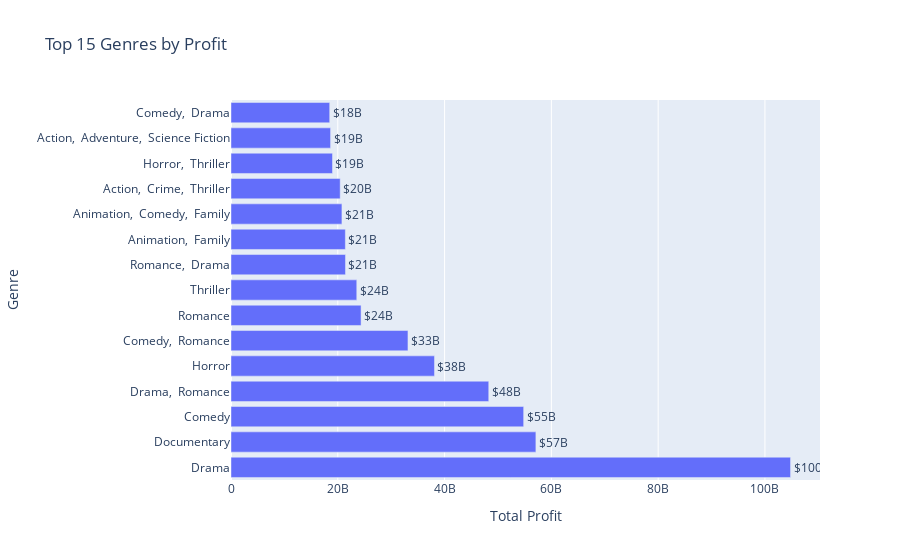

The notebook cell saved with this chart:
### Markdown cell above
# Top 15 Genres by Profit

### Code cell
genre_profit = df.groupby('Genre')['Profit'].sum().reset_index()
top_15_genre_profit = genre_profit.sort_values(by='Profit', ascending=False).head(15)
fig = px.bar(
    top_15_genre_profit,
    x='Profit',
    y='Genre',
    title='Top 15 Genres by Profit',
    labels={'Genre': 'Genre', 'Profit': 'Total Profit'},
    text=top_15_genre_profit['Profit'] / 1e9,
)
fig.update_traces(texttemplate='$%{text:.2s}B', textposition='outside')
fig.update_xaxes(categoryorder='total ascending')  # Sort by ascending profit
fig.show()

### Figure 1 — Plotly figure (JSON) as saved in the notebook; plotly's stock layout.template omitted (floating-point values rounded to 4 significant figures)
{"data": [{"alignmentgroup": "True", "hovertemplate": "Total Profit=%{x}<br>Genre=%{y}<br>text=%{text}<extra></extra>", "legendgroup": "", "marker": {"color": "#636efa", "pattern": {"shape": ""}}, "name": "", "offsetgroup": "", "orientation": "h", "showlegend": false, "text": [104.8, 57.1, 54.81, 48.27, 38.11, 33.14, 24.36, 23.55, 21.44, 21.42, 20.77, 20.45, 19.01, 18.65, 18.48], "textposition": "outside", "texttemplate": "$%{text:.2s}B", "type": "bar", "x": [104800000000.0, 57100000000.0, 54809957203, 48270000000.0, 38110000000.0, 33140000000.0, 24360000000.0, 23550000000.0, 21440000000.0, 21418617024, 20770000000.0, 20450000000.0, 19006914619, 18650000000.0, 18480000000.0], "xaxis": "x", "y": ["Drama", "Documentary", "Comedy", "Drama,  Romance", "Horror", "Comedy,  Romance", "Romance", "Thriller", "Romance,  Drama", "Animation,  Family", "Animation,  Comedy,  Family", "Action,  Crime,  Thriller", "Horror,  Thriller", "Action,  Adventure,  Science Fiction", "Comedy,  Drama"], "yaxis": "y"}], "layout": {"barmode": "relative", "legend": {"tracegroupgap": 0}, "title": {"text": "Top 15 Genres by Profit"}, "xaxis": {"anchor": "y", "categoryorder": "total ascending", "domain": [0, 1], "title": {"text": "Total Profit"}}, "yaxis": {"anchor": "x", "domain": [0, 1], "title": {"text": "Genre"}}}}
